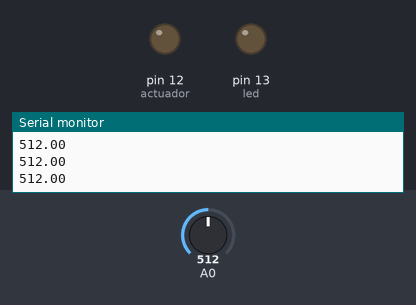
The sketch below on a simulated Arduino Uno, built with avr-gcc and run on an emulated ATmega328P. On the bench: output pins drawn as LEDs (lit = HIGH), the last lines printed to the serial monitor. Inputs (shaded band) come from the test bench; at power-on: A0 = 512.

Above: at 2.2 s.
2.3 s: A0 set to 68
3.8 s: A0 set to 60
At 4.1 s:
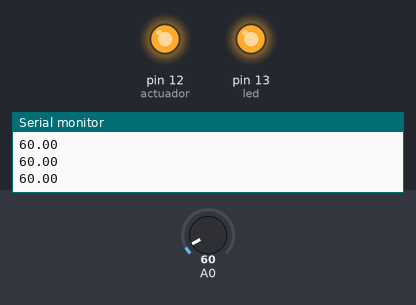
5.3 s: A0 set to 122
At 6.3 s:
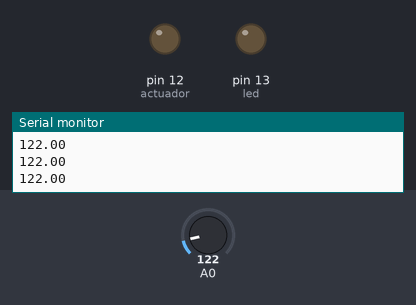
6.8 s: A0 set to 55
At 7.5 s:
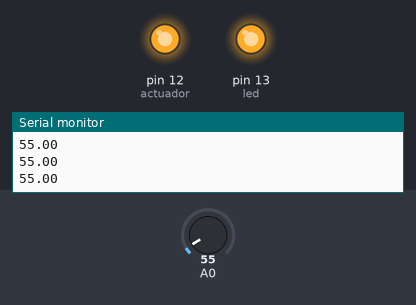
Timing chart, 0 to 9.3 s (numbered marks = the images above; inputs shaded):
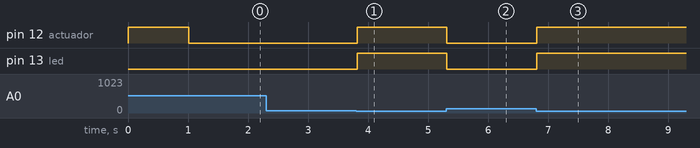

Measured:
- the behaviour switches between 65 and 64 on A0 (found by bisection; images 0 and 1)
- after the input at 3.8 s, pin 12 (actuador), pin 13 (led): LOW → HIGH at once
- after the input at 5.3 s, pin 12 (actuador), pin 13 (led): HIGH → LOW at once
- after the input at 6.8 s, pin 12 (actuador), pin 13 (led): LOW → HIGH at once

The sketch:

PruebaSensorLDR.ino
```cpp
int led = 13;
int actuador = 12;

void setup() {
  // initialize serial communication at 9600 bits per second:
  Serial.begin(9600);
  pinMode(led, OUTPUT);
  pinMode(actuador, OUTPUT);

  digitalWrite(actuador, HIGH);
  delay(1000);
}

// the loop routine runs over and over again forever:
void loop() {
  // read the input on analog pin 0:
  double sensorValue = analogRead(A0);
  // print out the value you read:
  Serial.println(sensorValue);
  delay(10);        // delay in between reads for stability

  if (sensorValue<65)
  {
    digitalWrite(led, HIGH);   // turn the LED on (HIGH is the voltage level)
     digitalWrite(actuador, HIGH);   // turn the LED on (HIGH is the voltage level)
  }
  else
  {
     digitalWrite(led, LOW);    // turn the LED off by making the voltage LOW
     digitalWrite(actuador, LOW);    // turn the LED off by making the voltage LOW
  }
}
```
